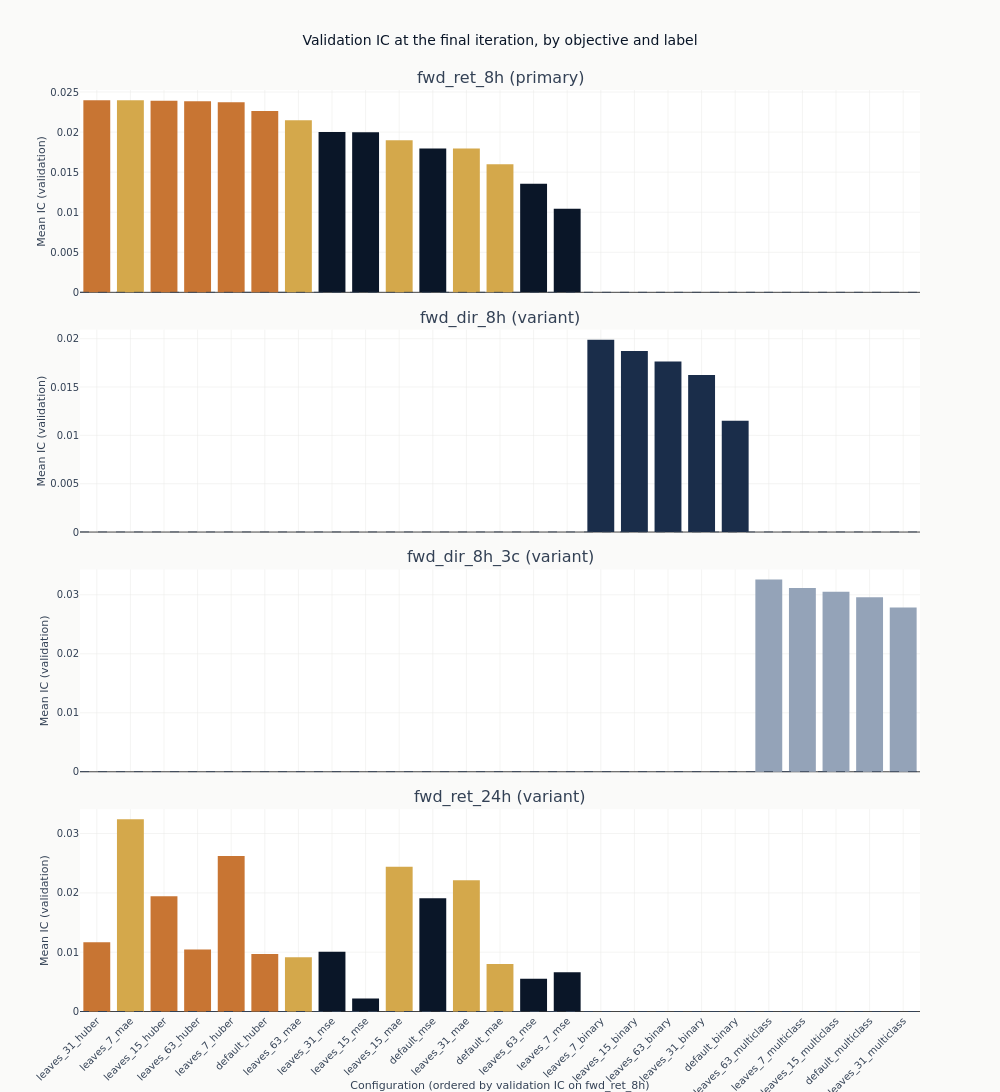

Notebook source saved alongside this figure:
### Markdown cell above
### Whether the loss function is what separates them

The curves are coloured by objective because that is the axis with a mechanism behind it. If
heavy tails are steering the squared-error fits, the three colours should separate, and they
should separate more as trees are added, since each additional tree is fitted to the residuals
the previous ones left.

The chart below drops the checkpoint dimension by taking each configuration's final state, so
every configuration is compared at the same amount of training. That is the comparison that does
not require choosing anything after the fact.

### Code cell
final = (
    catalog.filter(pl.col("checkpoint_value") == pl.col("checkpoint_value").max().over("label"))
    .filter("full_coverage")
    .with_columns(objective=pl.col("config_name").map_elements(objective_of, return_dtype=pl.Utf8))
    .sort(["label", "ic_mean"], descending=[False, True])
)
final_iteration = int(final.get_column("checkpoint_value").max())
config_order = (
    final.filter(pl.col("label") == order_label)
    .sort("ic_mean", descending=True)
    .get_column("config_name")
    .to_list()
)

fig_obj = make_subplots(
    rows=len(panel_labels),
    cols=1,
    shared_xaxes=True,
    vertical_spacing=0.04,
    subplot_titles=[
        f"{label} ({'primary' if label == primary else 'variant'})" for label in panel_labels
    ],
)
for row, label in enumerate(panel_labels, start=1):
    panel = final.filter(pl.col("label") == label)
    fig_obj.add_trace(
        go.Bar(
            x=panel.get_column("config_name").to_list(),
            y=panel.get_column("ic_mean").to_list(),
            marker_color=[objectives[value] for value in panel.get_column("objective")],
        ),
        row=row,
        col=1,
    )
    fig_obj.add_hline(
        y=0, line_width=1, line_dash="dash", line_color=COLORS["neutral"], row=row, col=1
    )
    fig_obj.update_yaxes(title_text="Mean IC (validation)", row=row, col=1)
fig_obj.update_xaxes(
    categoryorder="array",
    categoryarray=config_order,
    tickangle=-45,
    title_text=f"Configuration (ordered by validation IC on {order_label})",
    row=len(panel_labels),
    col=1,
)
fig_obj.update_layout(
    title="Validation IC at the final iteration, by objective and label",
    height=300 * len(panel_labels),
    width=1000,
    showlegend=False,
    margin=dict(t=90),
)
show_plotly_with_alt(
    fig_obj,
    "Stacked bar charts of mean validation information coefficient at the final boosting "
    "iteration, one panel per label, coloured by objective. Every bar in every panel is above the "
    f"dashed zero line. The configurations are in the same order in each panel, that order being "
    f"their ranking on {order_label}; the return labels and the direction labels declare disjoint "
    "menus, so each panel fills its own part of the axis and leaves the rest empty. In the two "
    "return panels the colours group rather than interleave, with copper Huber bars at the left "
    "of the ranking, amber absolute-error bars in the middle and blue squared-error bars at the "
    "right. The two direction panels declare one objective each, so they are single-coloured and "
    "their bar order is the capacity ordering.",
)

### Figure 1 — Plotly figure (JSON) as saved in the notebook; plotly's stock layout.template omitted (floating-point values rounded to 4 significant figures)
{"data": [{"marker": {"color": ["#C87533", "#D4A84B", "#C87533", "#C87533", "#C87533", "#C87533", "#D4A84B", "#0a1628", "#0a1628", "#D4A84B", "#0a1628", "#D4A84B", "#D4A84B", "#0a1628", "#0a1628"]}, "type": "bar", "x": ["leaves_31_huber", "leaves_7_mae", "leaves_15_huber", "leaves_63_huber", "leaves_7_huber", "default_huber", "leaves_63_mae", "leaves_31_mse", "leaves_15_mse", "leaves_15_mae", "default_mse", "leaves_31_mae", "default_mae", "leaves_63_mse", "leaves_7_mse"], "xaxis": "x", "y": [0.02399, 0.02398, 0.02391, 0.02386, 0.02373, 0.02265, 0.02149, 0.02001, 0.01998, 0.01899, 0.01796, 0.01795, 0.01598, 0.01354, 0.01042], "yaxis": "y"}, {"marker": {"color": ["#1a2d4a", "#1a2d4a", "#1a2d4a", "#1a2d4a", "#1a2d4a"]}, "type": "bar", "x": ["leaves_7_binary", "leaves_15_binary", "leaves_63_binary", "leaves_31_binary", "default_binary"], "xaxis": "x2", "y": [0.01988, 0.01873, 0.01763, 0.01624, 0.01151], "yaxis": "y2"}, {"marker": {"color": ["#94a3b8", "#94a3b8", "#94a3b8", "#94a3b8", "#94a3b8"]}, "type": "bar", "x": ["leaves_63_multiclass", "leaves_7_multiclass", "leaves_15_multiclass", "default_multiclass", "leaves_31_multiclass"], "xaxis": "x3", "y": [0.03258, 0.03113, 0.03052, 0.0296, 0.02784], "yaxis": "y3"}, {"marker": {"color": ["#D4A84B", "#C87533", "#D4A84B", "#D4A84B", "#C87533", "#0a1628", "#C87533", "#C87533", "#0a1628", "#C87533", "#D4A84B", "#D4A84B", "#0a1628", "#0a1628", "#0a1628"]}, "type": "bar", "x": ["leaves_7_mae", "leaves_7_huber", "leaves_15_mae", "leaves_31_mae", "leaves_15_huber", "default_mse", "leaves_31_huber", "leaves_63_huber", "leaves_31_mse", "default_huber", "leaves_63_mae", "default_mae", "leaves_7_mse", "leaves_63_mse", "leaves_15_mse"], "xaxis": "x4", "y": [0.0324, 0.02623, 0.0244, 0.02215, 0.01941, 0.01909, 0.01168, 0.01045, 0.01007, 0.009715, 0.00913, 0.008004, 0.006635, 0.005536, 0.002197], "yaxis": "y4"}], "layout": {"annotations": [{"font": {"size": 16}, "showarrow": false, "text": "fwd_ret_8h (primary)", "x": 0.5, "xanchor": "center", "xref": "paper", "y": 1.0, "yanchor": "bottom", "yref": "paper"}, {"font": {"size": 16}, "showarrow": false, "text": "fwd_dir_8h (variant)", "x": 0.5, "xanchor": "center", "xref": "paper", "y": 0.74, "yanchor": "bottom", "yref": "paper"}, {"font": {"size": 16}, "showarrow": false, "text": "fwd_dir_8h_3c (variant)", "x": 0.5, "xanchor": "center", "xref": "paper", "y": 0.48, "yanchor": "bottom", "yref": "paper"}, {"font": {"size": 16}, "showarrow": false, "text": "fwd_ret_24h (variant)", "x": 0.5, "xanchor": "center", "xref": "paper", "y": 0.22, "yanchor": "bottom", "yref": "paper"}], "height": 1200, "margin": {"t": 90}, "shapes": [{"line": {"color": "#334155", "dash": "dash", "width": 1}, "type": "line", "x0": 0, "x1": 1, "xref": "x domain", "y0": 0, "y1": 0, "yref": "y"}, {"line": {"color": "#334155", "dash": "dash", "width": 1}, "type": "line", "x0": 0, "x1": 1, "xref": "x2 domain", "y0": 0, "y1": 0, "yref": "y2"}, {"line": {"color": "#334155", "dash": "dash", "width": 1}, "type": "line", "x0": 0, "x1": 1, "xref": "x3 domain", "y0": 0, "y1": 0, "yref": "y3"}, {"line": {"color": "#334155", "dash": "dash", "width": 1}, "type": "line", "x0": 0, "x1": 1, "xref": "x4 domain", "y0": 0, "y1": 0, "yref": "y4"}], "showlegend": false, "title": {"text": "Validation IC at the final iteration, by objective and label"}, "width": 1000, "xaxis": {"anchor": "y", "domain": [0.0, 1.0], "matches": "x4", "showticklabels": false}, "xaxis2": {"anchor": "y2", "domain": [0.0, 1.0], "matches": "x4", "showticklabels": false}, "xaxis3": {"anchor": "y3", "domain": [0.0, 1.0], "matches": "x4", "showticklabels": false}, "xaxis4": {"anchor": "y4", "categoryarray": ["leaves_31_huber", "leaves_7_mae", "leaves_15_huber", "leaves_63_huber", "leaves_7_huber", "default_huber", "leaves_63_mae", "leaves_31_mse", "leaves_15_mse", "leaves_15_mae", "default_mse", "leaves_31_mae", "default_mae", "leaves_63_mse", "leaves_7_mse"], "categoryorder": "array", "domain": [0.0, 1.0], "tickangle": -45, "title": {"text": "Configuration (ordered by validation IC on fwd_ret_8h)"}}, "yaxis": {"anchor": "x", "domain": [0.78, 1.0], "title": {"text": "Mean IC (validation)"}}, "yaxis2": {"anchor": "x2", "domain": [0.52, 0.74], "title": {"text": "Mean IC (validation)"}}, "yaxis3": {"anchor": "x3", "domain": [0.26, 0.48], "title": {"text": "Mean IC (validation)"}}, "yaxis4": {"anchor": "x4", "domain": [0.0, 0.22], "title": {"text": "Mean IC (validation)"}}}}
